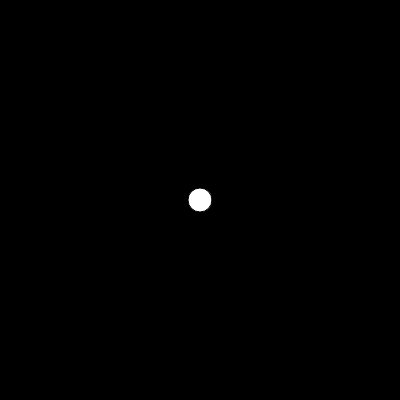
Frame 1 (no input)
Frame 60 (no input): identical to frame 1, image omitted
Frame 120 (the mouse pressed at the canvas centre since frame 60): identical to frame 1, image omitted

The p5.js sketch that drew this single still picture (run headless with seeded random() and noise() and a simulated clock; from frame 60 on, the mouse is pressed at the canvas centre):

// p5.js sketch
// ── sketch.js
function setup() {
  // put setup code here
  createCanvas(400, 400);
}

function draw() {
  // put drawing code here
  background(0);
  fill(255);
  ellipse(width/2, height/2, 24, 24);
}
